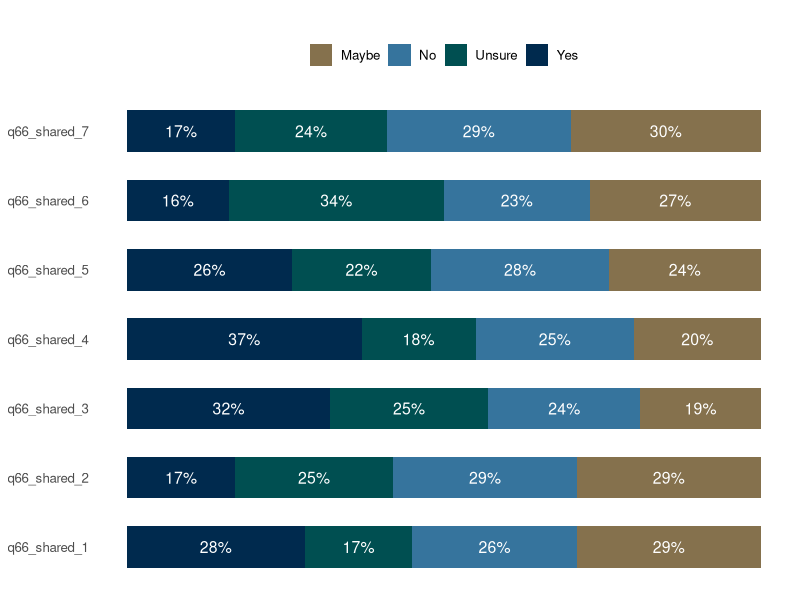
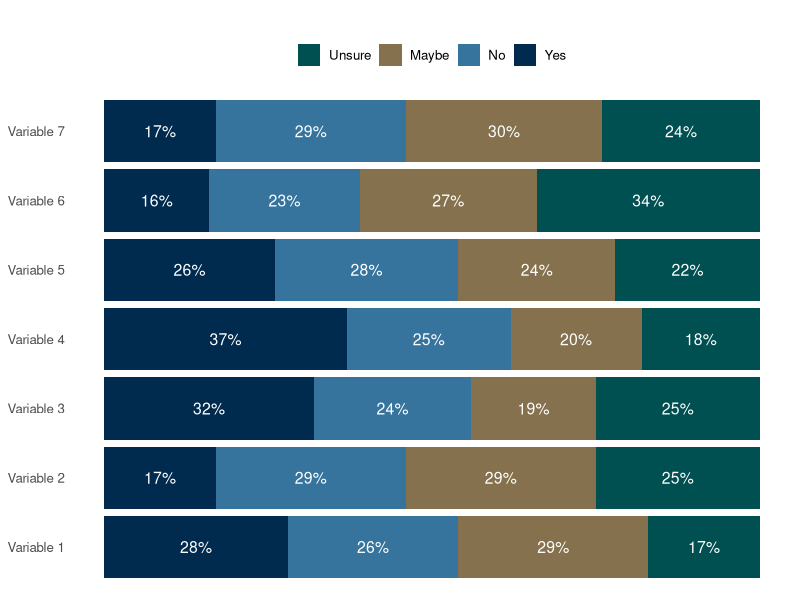
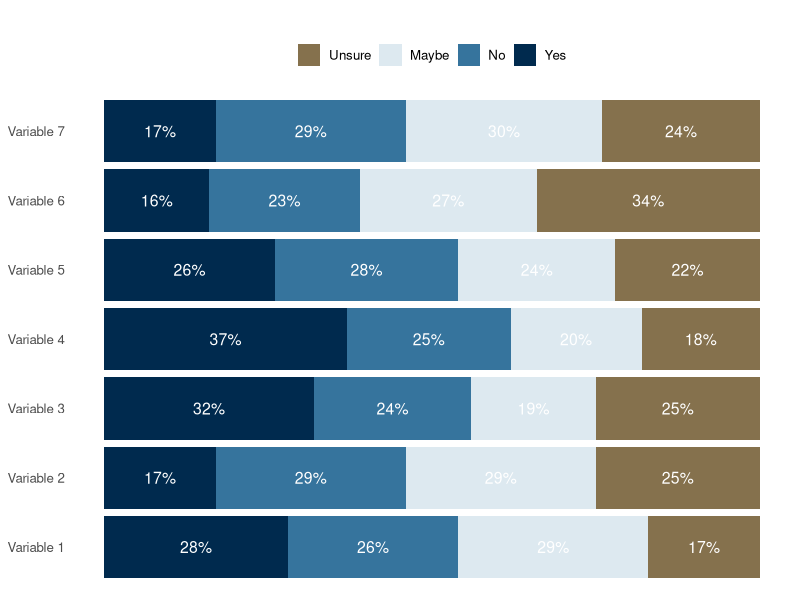
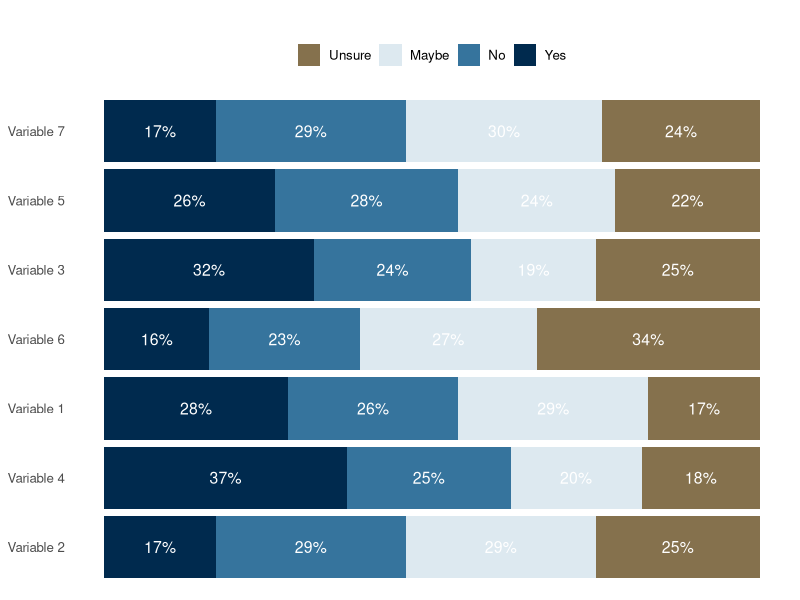
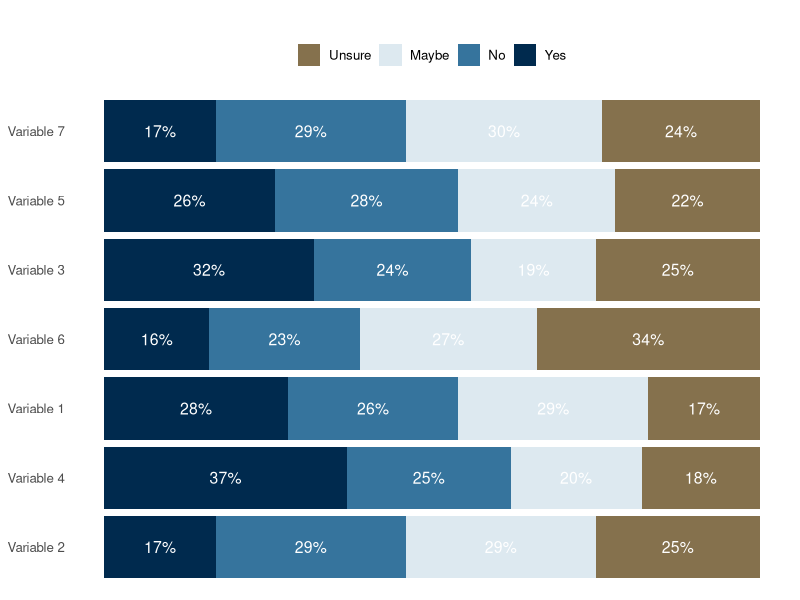
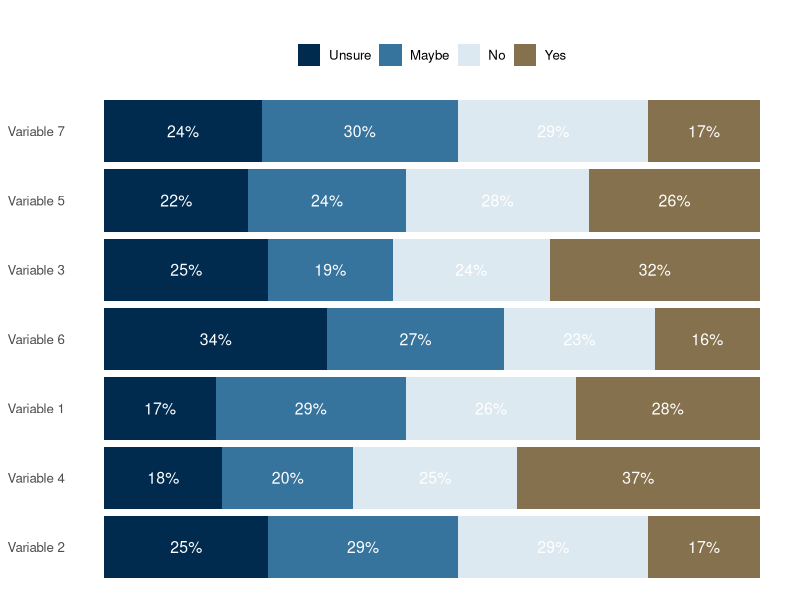
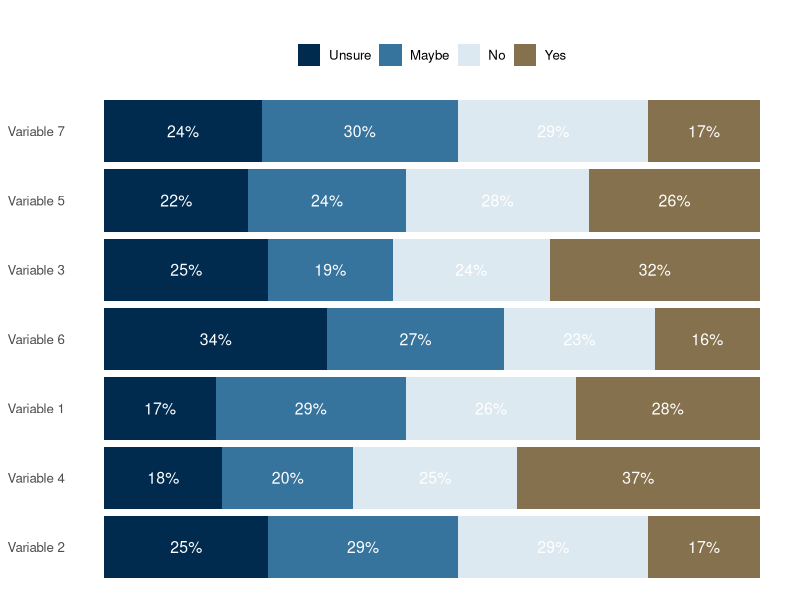

R code for these plots, in order:
#' Generate Horizontal Bar Chart
#'
#' This function generates a horizontal bar chart from a given dataframe. It allows the user to specify the variable names, value labels, and a custom color palette.
#'
#'@param df The input dataframe.
#'@param file_name The name of the output file to be saved.
#'@param question_names A vector of column names to be used for the chart.
#'@param var_labels A vector of variable labels to be used for the x-axis.
#'@param value_labels A vector of value labels to be used for the legend.
#'@param custom_palette A vector of custom colors to be used for the bars.
#'
#'@return The function saves the generated chart as a PNG file.
require(dplyr)
require(ggplot2)
generate_horizontal_bar_chart <- function(df, file_name, question_names, var_labels, value_labels, custom_palette) {
  # Select relevant columns
  reduced_df <- dplyr::select(df, response_id, !!!syms(question_names))
  
  # Reshape the data to long format
  reduced_df_long <- tidyr::pivot_longer(reduced_df, cols = -response_id, names_to = "Variable", values_to = "Value")
  
  # Remove NAs
  reduced_df_long <- na.omit(reduced_df_long)
  
  # Calculate the percentage of respondents for each value
  reduced_df_long_perc <- reduced_df_long %>%
    group_by(Variable, Value) %>%
    summarize(Count = n()) %>%
    mutate(Proportion = Count / sum(Count), 
           Percentage = scales::percent(Proportion, accuracy = 1)) %>%
    ungroup()
  
  # Create the horizontal bar chart
  plot <- ggplot(reduced_df_long_perc, aes(x = Variable, y = Proportion, fill = Value)) +
    geom_col(position = "fill", width = 0.6) +
    geom_text(aes(label = Percentage), position = position_fill(vjust = 0.5), size = 4, color = "white") +
    coord_flip() +
    scale_x_discrete() +
    scale_fill_manual(values = setNames(custom_palette[1:length(value_labels)], value_labels)) +
    labs(title = "", x = NULL, fill = NULL) +
    theme_minimal() +
    theme(axis.text.x = element_blank(),
          axis.title.x = element_blank(),
          panel.grid = element_blank(),
          text = element_text(size = 12, family = 'sans'),
          legend.position = "top")
  
  # Save the plot as a PNG file
  ggsave(file_name, plot, height = 4.5, width = 12, dpi = 1800)
}

# Sample dataframe
set.seed(123)
sample_df <- data.frame(
  response_id = 1:100,
  q66_shared_1 = sample(c("Yes", "No", "Maybe", "Unsure"), 100, replace = TRUE),
  q66_shared_2 = sample(c("Yes", "No", "Maybe", "Unsure"), 100, replace = TRUE),
  q66_shared_3 = sample(c("Yes", "No", "Maybe", "Unsure"), 100, replace = TRUE),
  q66_shared_4 = sample(c("Yes", "No", "Maybe", "Unsure"), 100, replace = TRUE),
  q66_shared_5 = sample(c("Yes", "No", "Maybe", "Unsure"), 100, replace = TRUE),
  q66_shared_6 = sample(c("Yes", "No", "Maybe", "Unsure"), 100, replace = TRUE),
  q66_shared_7 = sample(c("Yes", "No", "Maybe", "Unsure"), 100, replace = TRUE)
)

# Test the function
custom_palette <- c("#002A4E", "#36749D","#85714D", "#004F51", "#000000",  "#95174C","#DDE9F0")

generate_horizontal_bar_chart(
  sample_df,
  "sample_output.png",
  question_names = c("q66_shared_1", "q66_shared_2", "q66_shared_3", "q66_shared_4", "q66_shared_5", "q66_shared_6", "q66_shared_7"),
  var_labels = c("q66_shared_1", "q66_shared_2", "q66_shared_3", "q66_shared_4", "q66_shared_5", "q66_shared_6", "q66_shared_7"),
  value_labels = c("Yes", "No", "Maybe", "Unsure"),
  custom_palette = custom_palette
)






library(ggplot2)
library(dplyr)

#' Generate Horizontal Bar Chart
#'
#' This function generates a horizontal bar chart from a given dataframe. It allows the user to specify the variable names, variable labels, value labels, and a custom color palette.
#'
#' @param df The input dataframe.
#' @param file_name The name of the output file to be saved.
#' @param question_names A vector of column names to be used for the chart.
#' @param var_labels A vector of variable labels to be used for the x-axis.
#' @param value_labels A vector of value labels to be used for the legend.
#' @param custom_palette A vector of custom colors to be used for the bars.
#'
#' @return The generated horizontal bar chart plot object.


generate_horizontal_bar_chart <- function(df, file_name, question_names, var_labels, value_labels, custom_palette) {
  # Select relevant columns
  reduced_df <- dplyr::select(df, response_id, !!!syms(question_names))
  
  # Reshape the data to long format
  reduced_df_long <- tidyr::pivot_longer(reduced_df, cols = -response_id, names_to = "Variable", values_to = "Value")
  
  # Remove NAs
  reduced_df_long <- na.omit(reduced_df_long)
  
  # Reorder the Value column to match the desired order
  reduced_df_long$Value <- factor(reduced_df_long$Value, levels = rev(value_labels))
  
  # Calculate the percentage of respondents for each value
  reduced_df_long_perc <- reduced_df_long %>%
    group_by(Variable, Value) %>%
    summarize(Count = n()) %>%
    mutate(Proportion = Count / sum(Count),
           Percentage = scales::percent(Proportion, accuracy = 1)) %>%
    ungroup()
  
  # Create the horizontal bar chart
  plot <- ggplot(reduced_df_long_perc, aes(x = Variable, y = Proportion, fill = Value)) +
    geom_col(position = "fill", width = 0.9) +
    geom_text(aes(label = Percentage), position = position_fill(vjust = 0.5), size = 4, color = "white") +
    coord_flip() +
    scale_x_discrete(labels = var_labels) +
    scale_fill_manual(values = rev(custom_palette[1:length(value_labels)])) +
    labs(title = "", x = NULL, fill = NULL) +
    theme_minimal() +
    theme(axis.text.x = element_blank(),
          axis.title.x = element_blank(),
          panel.grid = element_blank(),
          text = element_text(size = 12, family = 'sans'),
          legend.position = "top")
  
  # Save the plot as a PNG file
  ggsave(file_name, plot, height = 4.5, width = 12, dpi = 1800)
  
  # Return the plot object
  return(plot)
}


# Sample dataframe
set.seed(123)
sample_df <- data.frame(
  response_id = 1:100,
  q66_shared_1 = sample(c("Yes", "No", "Maybe", "Unsure"), 100, replace = TRUE),
  q66_shared_2 = sample(c("Yes", "No", "Maybe", "Unsure"), 100, replace = TRUE),
  q66_shared_3 = sample(c("Yes", "No", "Maybe", "Unsure"), 100, replace = TRUE),
  q66_shared_4 = sample(c("Yes", "No", "Maybe", "Unsure"), 100, replace = TRUE),
  q66_shared_5 = sample(c("Yes", "No", "Maybe", "Unsure"), 100, replace = TRUE),
  q66_shared_6 = sample(c("Yes", "No", "Maybe", "Unsure"), 100, replace = TRUE),
  q66_shared_7 = sample(c("Yes", "No", "Maybe", "Unsure"), 100, replace = TRUE)
)

# Test the function
custom_palette <- c("#002A4E", "#36749D", "#85714D","#004F51", "#000000",  "#95174C","#DDE9F0")

plot_object <- generate_horizontal_bar_chart(
  sample_df,
  "sample_output.png",
  question_names = c("q66_shared_1", "q66_shared_2", "q66_shared_3","q66_shared_4", "q66_shared_5", "q66_shared_6", "q66_shared_7"),
  var_labels = c("Variable 1", "Variable 2", "Variable 3", "Variable 4", "Variable 5", "Variable 6", "Variable 7"),
  value_labels = c("Yes", "No", "Maybe", "Unsure"),
  custom_palette = custom_palette
)






generate_horizontal_bar_chart <- function(df, file_name, question_names, var_labels, value_labels, custom_palette) {
  # Select relevant columns
  reduced_df <- dplyr::select(df, response_id, !!!syms(question_names))
  
  # Reshape the data to long format
  reduced_df_long <- tidyr::pivot_longer(reduced_df, cols = -response_id, names_to = "Variable", values_to = "Value")
  
  # Remove NAs
  reduced_df_long <- na.omit(reduced_df_long)
  
  # Reorder the Value column to match the desired order
  reduced_df_long$Value <- factor(reduced_df_long$Value, levels = rev(value_labels))
  
  # Calculate the percentage of respondents for each value
  reduced_df_long_perc <- reduced_df_long %>%
    group_by(Variable, Value) %>%
    summarize(Count = n()) %>%
    mutate(Proportion = Count / sum(Count),
           Percentage = scales::percent(Proportion, accuracy = 1)) %>%
    ungroup()
  
  # Create the horizontal bar chart
  plot <- ggplot(reduced_df_long_perc, aes(x = Variable, y = Proportion, fill = Value)) +
    geom_col(position = "fill", width = 0.9) +
    geom_text(aes(label = Percentage), position = position_fill(vjust = 0.5), size = 4, color = "white") +
    coord_flip() +
    scale_x_discrete(labels = var_labels) +
    scale_fill_manual(values = rev(custom_palette[1:length(value_labels)])) +
    labs(title = "", x = NULL, fill = NULL) +
    theme_minimal() +
    theme(axis.text.x = element_blank(),
          axis.title.x = element_blank(),
          panel.grid = element_blank(),
          text = element_text(size = 12, family = 'sans'),
          legend.position = "top")
  
  # Save the plot as a PNG file
  ggsave(file_name, plot, height = 4.5, width = 12, dpi = 1800)
  
  # Return the plot object and the reduced_df_long_perc dataframe
  return(list(plot = plot, data = reduced_df_long_perc))
}

# Sample dataframe
set.seed(123)
sample_df <- data.frame(
  response_id = 1:100,
  q66_shared_1 = sample(c("Yes", "No", "Maybe", "Unsure"), 100, replace = TRUE),
  q66_shared_2 = sample(c("Yes", "No", "Maybe", "Unsure"), 100, replace = TRUE),
  q66_shared_3 = sample(c("Yes", "No", "Maybe", "Unsure"), 100, replace = TRUE),
  q66_shared_4 = sample(c("Yes", "No", "Maybe", "Unsure"), 100, replace = TRUE),
  q66_shared_5 = sample(c("Yes", "No", "Maybe", "Unsure"), 100, replace = TRUE),
  q66_shared_6 = sample(c("Yes", "No", "Maybe", "Unsure"), 100, replace = TRUE),
  q66_shared_7 = sample(c("Yes", "No", "Maybe", "Unsure"), 100, replace = TRUE)
)

# Test the function
custom_palette <- c("#002A4E", "#36749D", "#DDE9F0", "#85714D", "#000000", "#004F51", "#95174C")
result <- generate_horizontal_bar_chart(
  sample_df,
  "sample_output2.png",
  question_names = c("q66_shared_1", "q66_shared_2", "q66_shared_3", "q66_shared_4", "q66_shared_5", "q66_shared_6", "q66_shared_7"),
  var_labels = c("Variable 1", "Variable 2", "Variable 3", "Variable 4", "Variable 5", "Variable 6", "Variable 7"),
  value_labels = c("Yes", "No", "Maybe", "Unsure"),
  custom_palette = custom_palette
)

# Access the plot object and the data frame
plot_object <- result$plot
reduced_df_long_perc <- result$data




generate_horizontal_bar_chart <- function(df, file_name, question_names, var_labels, value_labels, custom_palette, bar_order) {
  
  # Select relevant columns
  reduced_df <- dplyr::select(df, response_id, !!!syms(question_names))
  
  # Reshape the data to long format
  reduced_df_long <- tidyr::pivot_longer(reduced_df, cols = -response_id, names_to = "Variable", values_to = "Value")
  
  # Remove NAs
  reduced_df_long <- na.omit(reduced_df_long)
  
  # Reorder the Variable column to match the desired order
  reduced_df_long$Variable <- factor(reduced_df_long$Variable, levels = bar_order)
  
  # Reorder the Value column to match the desired order
  reduced_df_long$Value <- factor(reduced_df_long$Value, levels = rev(value_labels))
  
  # Calculate the percentage of respondents for each value
  reduced_df_long_perc <- reduced_df_long %>%
    group_by(Variable, Value) %>%
    summarize(Count = n()) %>%
    mutate(Proportion = Count / sum(Count),
           Percentage = scales::percent(Proportion, accuracy = 1)) %>%
    ungroup()
  
  # Create the horizontal bar chart
  plot <- ggplot(reduced_df_long_perc, aes(x = Variable, y = Proportion, fill = Value)) +
    geom_col(position = "fill", width = 0.9) +
    geom_text(aes(label = Percentage), position = position_fill(vjust = 0.5), size = 4, color = "white") +
    coord_flip() +
    scale_x_discrete(labels = var_labels) +
    scale_fill_manual(values = rev(custom_palette[1:length(value_labels)])) +
    labs(title = "", x = NULL, fill = NULL) +
    theme_minimal() +
    theme(axis.text.x = element_blank(),
          axis.title.x = element_blank(),
          panel.grid = element_blank(),
          text = element_text(size = 12, family = 'sans'),
          legend.position = "top")
  
  # Save the plot as a PNG file
  ggsave(file_name, plot, height = 4.5, width = 12, dpi = 1800)
  
  # Return the plot object and the reduced_df_long_perc dataframe
  return(list(plot = plot, data = reduced_df_long_perc))
}


result <- generate_horizontal_bar_chart(
  sample_df,
  "sample_output3.png",
  question_names = c("q66_shared_1", "q66_shared_2", "q66_shared_3", "q66_shared_4", "q66_shared_5", "q66_shared_6", "q66_shared_7"),
  var_labels = c("Variable 2", "Variable 4", "Variable 1", "Variable 6", "Variable 3", "Variable 5", "Variable 7"),
  value_labels = c("Yes", "No", "Maybe", "Unsure"),
  custom_palette = custom_palette,
  bar_order = c("q66_shared_2", "q66_shared_4", "q66_shared_1", "q66_shared_6", "q66_shared_3", "q66_shared_5", "q66_shared_7")
)



generate_horizontal_bar_chart <- function(df, file_name, question_names, var_labels, value_labels, custom_palette, bar_order) {
  reduced_df <- dplyr::select(df, response_id, all_of(question_names))
  reduced_df_long <- tidyr::pivot_longer(reduced_df, cols = -response_id, names_to = "Variable", values_to = "Value")
  reduced_df_long <- na.omit(reduced_df_long)
  
  # Reorder the Variable column to match the desired order using forcats::fct_relevel()
  reduced_df_long$Variable <- forcats::fct_relevel(reduced_df_long$Variable, bar_order)
  
  reduced_df_long$Value <- factor(reduced_df_long$Value, levels = rev(value_labels))
  
  reduced_df_long_perc <- reduced_df_long %>%
    group_by(Variable, Value) %>%
    summarize(Count = n()) %>%
    mutate(Proportion = Count / sum(Count),
           Percentage = scales::percent(Proportion, accuracy = 1)) %>%
    ungroup()
  
  plot <- ggplot(reduced_df_long_perc, aes(x = Variable, y = Proportion, fill = Value)) +
    geom_col(position = "fill", width = 0.9) +
    geom_text(aes(label = Percentage), position = position_fill(vjust = 0.5), size = 4, color = "white") +
    coord_flip() +
    scale_x_discrete(labels = var_labels) +
    scale_fill_manual(values = rev(custom_palette[1:length(value_labels)])) +
    labs(title = "", x = NULL, fill = NULL) +
    theme_minimal() +
    theme(
      axis.text.x = element_blank(),
      axis.title.x = element_blank(),
      panel.grid = element_blank(),
      text = element_text(size = 12, family = 'sans'),
      legend.position = "top"
    )
  
  ggsave(file_name, plot, height = 4.5, width = 12, dpi = 1800)
  
  return(list(plot = plot, data = reduced_df_long_perc))
}


result <- generate_horizontal_bar_chart(
  sample_df,
  "sample_output3.png",
  question_names = c("q66_shared_1", "q66_shared_2", "q66_shared_3", "q66_shared_4", "q66_shared_5", "q66_shared_6", "q66_shared_7"),
  var_labels = c("Variable 2", "Variable 4", "Variable 1", "Variable 6", "Variable 3", "Variable 5", "Variable 7"),
  value_labels = c("Yes", "No", "Maybe", "Unsure"),
  custom_palette = custom_palette,
  bar_order = c("q66_shared_2", "q66_shared_4", "q66_shared_1", "q66_shared_6", "q66_shared_3", "q66_shared_5", "q66_shared_7")
)


##Newest version 20240516

#' Generate Horizontal Bar Chart
#'
#' This function generates a horizontal bar chart from a given dataframe. It allows the user to specify the variable names, variable labels, value labels, and a custom color palette.
#'
#' @param df The input dataframe.
#' @param file_name The name of the output file to be saved.
#' @param question_names A vector of column names to be used for the chart.
#' @param var_labels A vector of variable labels to be used for the x-axis.
#' @param value_labels A vector of value labels to be used for the legend.
#' @param custom_palette A vector of custom colors to be used for the bars.
#'
#' @return The generated horizontal bar chart plot object.

generate_horizontal_bar_chart <- function(df, file_name, question_names, var_labels, value_labels, custom_palette, bar_order) {
  # Select relevant columns
  reduced_df <- dplyr::select(df, response_id, !!!syms(question_names))
  
  # Reshape the data to long format
  reduced_df_long <- tidyr::pivot_longer(reduced_df, cols = -response_id, names_to = "Variable", values_to = "Value")
  
  # Remove NAs
  reduced_df_long <- na.omit(reduced_df_long)
  
  # Reorder the Variable column to match the desired order
  reduced_df_long$Variable <- factor(reduced_df_long$Variable, levels = bar_order)
  
  # Reorder the Value column to match the desired order
  reduced_df_long$Value <- factor(reduced_df_long$Value, levels = value_labels)
  
  # Calculate the percentage of respondents for each value
  reduced_df_long_perc <- reduced_df_long %>%
    group_by(Variable, Value) %>%
    summarize(Count = n()) %>%
    mutate(Proportion = Count / sum(Count),
           Percentage = scales::percent(Proportion, accuracy = 1)) %>%
    ungroup()
  
  # Create the horizontal bar chart
  plot <- ggplot(reduced_df_long_perc, aes(x = Variable, y = Proportion, fill = Value)) +
    geom_col(position = "fill", width = 0.9) +
    geom_text(aes(label = Percentage), position = position_fill(vjust = 0.5), size = 4, color = "white") +
    coord_flip() +
    scale_x_discrete(labels = var_labels) +
    scale_fill_manual(values = custom_palette[1:length(value_labels)], 
                      breaks = rev(levels(reduced_df_long_perc$Value))) +  # Reverse the order of labels in the legend
    labs(title = "", x = NULL, fill = NULL) +
    theme_minimal() +
    theme(axis.text.x = element_blank(),
          axis.title.x = element_blank(),
          panel.grid = element_blank(),
          text = element_text(size = 12, family = 'sans'),
          legend.position = "top")
  
  # Save the plot as a PNG file
  ggsave(file_name, plot, height = 4.5, width = 12, dpi = 1800)
  
  # Return the plot object and the reduced_df_long_perc dataframe
  return(list(plot = plot, data = reduced_df_long_perc))
}

# Sample dataframe
set.seed(123)
sample_df <- data.frame(
  response_id = 1:100,
  q66_shared_1 = sample(c("Yes", "No", "Maybe", "Unsure"), 100, replace = TRUE),
  q66_shared_2 = sample(c("Yes", "No", "Maybe", "Unsure"), 100, replace = TRUE),
  q66_shared_3 = sample(c("Yes", "No", "Maybe", "Unsure"), 100, replace = TRUE),
  q66_shared_4 = sample(c("Yes", "No", "Maybe", "Unsure"), 100, replace = TRUE),
  q66_shared_5 = sample(c("Yes", "No", "Maybe", "Unsure"), 100, replace = TRUE),
  q66_shared_6 = sample(c("Yes", "No", "Maybe", "Unsure"), 100, replace = TRUE),
  q66_shared_7 = sample(c("Yes", "No", "Maybe", "Unsure"), 100, replace = TRUE)
)

result <- generate_horizontal_bar_chart(
  sample_df,
  "sample_output3.png",
  question_names = c("q66_shared_1", "q66_shared_2", "q66_shared_3", "q66_shared_4", "q66_shared_5", "q66_shared_6", "q66_shared_7"),
  var_labels = c("Variable 2", "Variable 4", "Variable 1", "Variable 6", "Variable 3", "Variable 5", "Variable 7"),
  value_labels = c("Yes", "No", "Maybe", "Unsure"),
  custom_palette = custom_palette,
  bar_order = c("q66_shared_2", "q66_shared_4", "q66_shared_1", "q66_shared_6", "q66_shared_3", "q66_shared_5", "q66_shared_7")
)



generate_horizontal_bar_chart <- function(df, file_name, question_names, var_labels, value_labels, custom_palette, bar_order) {
  # Require necessary libraries
  require(dplyr)
  require(tidyr)
  require(ggplot2)
  require(scales)
  
  # Select relevant columns
  reduced_df <- dplyr::select(df, response_id, dplyr::all_of(question_names))
  
  # Reshape the data to long format
  reduced_df_long <- tidyr::pivot_longer(
    reduced_df, 
    cols = -response_id, 
    names_to = "Variable", 
    values_to = "Value"
  )
  
  # Remove NAs
  reduced_df_long <- na.omit(reduced_df_long)
  
  # Ensure Variable and Value are factors with specified orders
  reduced_df_long$Variable <- factor(
    reduced_df_long$Variable, 
    levels = bar_order
  )
  
  reduced_df_long$Value <- factor(
    reduced_df_long$Value, 
    levels = value_labels
  )
  
  # Calculate the percentage of respondents for each value
  reduced_df_long_perc <- reduced_df_long %>%
    dplyr::count(Variable, Value) %>%
    dplyr::group_by(Variable) %>%
    dplyr::mutate(
      Proportion = n / sum(n),
      Percentage = scales::percent(Proportion, accuracy = 1)
    ) %>%
    dplyr::ungroup()
  
  # Create the horizontal bar chart
  plot <- ggplot(reduced_df_long_perc, aes(x = Variable, y = Proportion, fill = Value)) +
    geom_col(position = "fill", width = 0.9) +
    geom_text(
      aes(label = Percentage), 
      position = position_fill(vjust = 0.5), 
      size = 4, 
      color = "white"
    ) +
    coord_flip() +
    scale_x_discrete(labels = var_labels) +
    scale_fill_manual(
      values = custom_palette[1:length(value_labels)], 
      breaks = rev(levels(reduced_df_long_perc$Value))
    ) +  # Reverse the order of labels in the legend
    labs(title = "", x = NULL, fill = NULL) +
    theme_minimal() +
    theme(
      axis.text.x = element_blank(),
      axis.title.x = element_blank(),
      panel.grid = element_blank(),
      text = element_text(size = 12, family = 'sans'),
      legend.position = "top"
    )
  
  # Save the plot as a PNG file
  ggsave(
    file_name, 
    plot, 
    height = 4.5, 
    width = 12, 
    dpi = 1800
  )
  
  # Return the plot object and the reduced_df_long_perc dataframe
  return(list(plot = plot, data = reduced_df_long_perc))
}

# Sample dataframe
set.seed(123)
sample_df <- data.frame(
  response_id = 1:100,
  q66_shared_1 = sample(c("Yes", "No", "Maybe", "Unsure"), 100, replace = TRUE),
  q66_shared_2 = sample(c("Yes", "No", "Maybe", "Unsure"), 100, replace = TRUE),
  q66_shared_3 = sample(c("Yes", "No", "Maybe", "Unsure"), 100, replace = TRUE),
  q66_shared_4 = sample(c("Yes", "No", "Maybe", "Unsure"), 100, replace = TRUE),
  q66_shared_5 = sample(c("Yes", "No", "Maybe", "Unsure"), 100, replace = TRUE),
  q66_shared_6 = sample(c("Yes", "No", "Maybe", "Unsure"), 100, replace = TRUE),
  q66_shared_7 = sample(c("Yes", "No", "Maybe", "Unsure"), 100, replace = TRUE)
)

result <- generate_horizontal_bar_chart(
  sample_df,
  "sample_output3.png",
  question_names = c("q66_shared_1", "q66_shared_2", "q66_shared_3", "q66_shared_4", "q66_shared_5", "q66_shared_6", "q66_shared_7"),
  var_labels = c("Variable 2", "Variable 4", "Variable 1", "Variable 6", "Variable 3", "Variable 5", "Variable 7"),
  value_labels = c("Yes", "No", "Maybe", "Unsure"),
  custom_palette = custom_palette,
  bar_order = c("q66_shared_2", "q66_shared_4", "q66_shared_1", "q66_shared_6", "q66_shared_3", "q66_shared_5", "q66_shared_7")
)



generate_horizontal_bar_chart <- function(
    df,
    file_name,
    question_names,
    var_labels,
    value_labels,
    custom_palette,
    bar_order
) {
  # Load required libraries
  library(dplyr)
  library(tidyr)
  library(ggplot2)
  library(scales)
  library(stringr)  # For str_wrap
  
  # Select relevant columns
  reduced_df <- dplyr::select(df, response_id, dplyr::all_of(question_names))
  
  # Reshape to long format
  reduced_df_long <- tidyr::pivot_longer(
    reduced_df,
    cols = -response_id,
    names_to = "Variable",
    values_to = "Value"
  )
  
  # Remove NAs
  reduced_df_long <- na.omit(reduced_df_long)
  
  # Factor levels for bar and value order
  reduced_df_long$Variable <- factor(
    reduced_df_long$Variable,
    levels = bar_order
  )
  
  reduced_df_long$Value <- factor(
    reduced_df_long$Value,
    levels = value_labels
  )
  
  # Summarize counts and percentages
  reduced_df_long_perc <- reduced_df_long |>
    count(Variable, Value) |>
    group_by(Variable) |>
    mutate(
      Proportion = n / sum(n),
      Percentage = percent(Proportion, accuracy = 1)
    ) |>
    ungroup()
  
  # Wrap long legend labels to max 15 characters per line
  legend_labels <- stringr::str_wrap(levels(reduced_df_long$Value), width = 15)
  names(legend_labels) <- levels(reduced_df_long$Value)
  
  # Plot
  plot <- ggplot(reduced_df_long_perc, aes(x = Variable, y = Proportion, fill = Value)) +
    geom_col(position = "fill", width = 0.9) +
    geom_text(
      aes(label = Percentage),
      position = position_fill(vjust = 0.5),
      size = 4,
      color = "white"
    ) +
    coord_flip() +
    scale_x_discrete(labels = var_labels) +
    scale_fill_manual(
      values = custom_palette[1:length(value_labels)],
      breaks = rev(levels(reduced_df_long$Value)),
      labels = rev(legend_labels)
    ) +
    labs(title = "", x = NULL, fill = NULL) +
    theme_minimal() +
    theme(
      axis.text.x = element_blank(),
      axis.title.x = element_blank(),
      panel.grid = element_blank(),
      text = element_text(size = 12, family = "sans"),
      legend.position = "top"
    )
  
  # Save plot
  ggsave(
    file_name,
    plot,
    height = 4.5,
    width = 12,
    dpi = 1800
  )
  
  # Return output
  return(list(plot = plot, data = reduced_df_long_perc))
}
